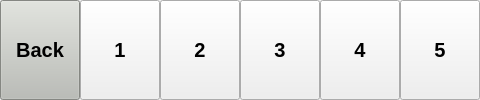
      <widget class="QWidget" name="numpadbar">
       <layout class="QHBoxLayout" name="horizontalLayout">
        <property name="spacing">
         <number>0</number>
        </property>
        <property name="leftMargin">
         <number>0</number>
        </property>
        <property name="topMargin">
         <number>0</number>
        </property>
        <property name="rightMargin">
         <number>0</number>
        </property>
        <property name="bottomMargin">
         <number>0</number>
        </property>
        <item>
         <layout class="QHBoxLayout" name="numpad_slots">
          <property name="spacing">
           <number>0</number>
          </property>
          <item>
           <widget class="QPushButton" name="numpad_back">
            <property name="sizePolicy">
             <sizepolicy hsizetype="Minimum" vsizetype="MinimumExpanding">
              <horstretch>0</horstretch>
              <verstretch>0</verstretch>
             </sizepolicy>
            </property>
            <property name="palette">
             <palette>
              <active>
               <colorrole role="WindowText">
                <brush brushstyle="SolidPattern">
                 <color alpha="255">
                  <red>0</red>
                  <green>0</green>
                  <blue>0</blue>
                 </color>
                </brush>
               </colorrole>
               <colorrole role="Button">
                <brush brushstyle="SolidPattern">
                 <color alpha="255">
                  <red>186</red>
                  <green>189</green>
                  <blue>182</blue>
                 </color>
                </brush>
               </colorrole>
               <colorrole role="Light">
                <brush brushstyle="SolidPattern">
                 <color alpha="255">
                  <red>255</red>
                  <green>255</green>
                  <blue>255</blue>
                 </color>
                </brush>
               </colorrole>
               <colorrole role="Midlight">
                <brush brushstyle="SolidPattern">
                 <color alpha="255">
                  <red>220</red>
                  <green>222</green>
                  <blue>218</blue>
                 </color>
                </brush>
               </colorrole>
               <colorrole role="Dark">
                <brush brushstyle="SolidPattern">
                 <color alpha="255">
                  <red>93</red>
                  <green>94</green>
                  <blue>91</blue>
                 </color>
                </brush>
               </colorrole>
               <colorrole role="Mid">
                <brush brushstyle="SolidPattern">
                 <color alpha="255">
                  <red>124</red>
                  <green>126</green>
                  <blue>121</blue>
                 </color>
                </brush>
               </colorrole>
               <colorrole role="Text">
                <brush brushstyle="SolidPattern">
                 <color alpha="255">
                  <red>0</red>
                  <green>0</green>
                  <blue>0</blue>
                 </color>
                </brush>
               </colorrole>
               <colorrole role="BrightText">
                <brush brushstyle="SolidPattern">
                 <color alpha="255">
                  <red>255</red>
                  <green>255</green>
                  <blue>255</blue>
                 </color>
                </brush>
               </colorrole>
               <colorrole role="ButtonText">
                <brush brushstyle="SolidPattern">
                 <color alpha="255">
                  <red>0</red>
                  <green>0</green>
                  <blue>0</blue>
                 </color>
                </brush>
               </colorrole>
               <colorrole role="Base">
                <brush brushstyle="SolidPattern">
                 <color alpha="255">
                  <red>255</red>
                  <green>255</green>
                  <blue>255</blue>
                 </color>
                </brush>
               </colorrole>
               <colorrole role="Window">
                <brush brushstyle="SolidPattern">
                 <color alpha="255">
                  <red>186</red>
                  <green>189</green>
                  <blue>182</blue>
                 </color>
                </brush>
               </colorrole>
               <colorrole role="Shadow">
                <brush brushstyle="SolidPattern">
                 <color alpha="255">
                  <red>0</red>
                  <green>0</green>
                  <blue>0</blue>
                 </color>
                </brush>
               </colorrole>
               <colorrole role="AlternateBase">
                <brush brushstyle="SolidPattern">
                 <color alpha="255">
                  <red>220</red>
                  <green>222</green>
                  <blue>218</blue>
                 </color>
                </brush>
               </colorrole>
               <colorrole role="ToolTipBase">
                <brush brushstyle="SolidPattern">
                 <color alpha="255">
                  <red>255</red>
                  <green>255</green>
                  <blue>220</blue>
                 </color>
                </brush>
               </colorrole>
               <colorrole role="ToolTipText">
                <brush brushstyle="SolidPattern">
                 <color alpha="255">
                  <red>0</red>
                  <green>0</green>
                  <blue>0</blue>
                 </color>
                </brush>
               </colorrole>
              </active>
              <inactive>
               <colorrole role="WindowText">
                <brush brushstyle="SolidPattern">
                 <color alpha="255">
                  <red>0</red>
                  <green>0</green>
                  <blue>0</blue>
                 </color>
                </brush>
               </colorrole>
               <colorrole role="Button">
                <brush brushstyle="SolidPattern">
                 <color alpha="255">
                  <red>186</red>
                  <green>189</green>
                  <blue>182</blue>
                 </color>
                </brush>
               </colorrole>
               <colorrole role="Light">
                <brush brushstyle="SolidPattern">
                 <color alpha="255">
                  <red>255</red>
                  <green>255</green>
                  <blue>255</blue>
                 </color>
                </brush>
               </colorrole>
               <colorrole role="Midlight">
                <brush brushstyle="SolidPattern">
                 <color alpha="255">
                  <red>220</red>
                  <green>222</green>
                  <blue>218</blue>
                 </color>
                </brush>
               </colorrole>
               <colorrole role="Dark">
                <brush brushstyle="SolidPattern">
                 <color alpha="255">
                  <red>93</red>
                  <green>94</green>
                  <blue>91</blue>
                 </color>
                </brush>
               </colorrole>
               <colorrole role="Mid">
                <brush brushstyle="SolidPattern">
                 <color alpha="255">
                  <red>124</red>
                  <green>126</green>
                  <blue>121</blue>
                 </color>
                </brush>
               </colorrole>
               <colorrole role="Text">
                <brush brushstyle="SolidPattern">
                 <color alpha="255">
                  <red>0</red>
                  <green>0</green>
                  <blue>0</blue>
                 </color>
                </brush>
               </colorrole>
               <colorrole role="BrightText">
                <brush brushstyle="SolidPattern">
                 <color alpha="255">
                  <red>255</red>
                  <green>255</green>
                  <blue>255</blue>
                 </color>
                </brush>
               </colorrole>
               <colorrole role="ButtonText">
                <brush brushstyle="SolidPattern">
                 <color alpha="255">
                  <red>0</red>
                  <green>0</green>
                  <blue>0</blue>
                 </color>
                </brush>
               </colorrole>
               <colorrole role="Base">
                <brush brushstyle="SolidPattern">
                 <color alpha="255">
                  <red>255</red>
                  <green>255</green>
                  <blue>255</blue>
                 </color>
                </brush>
               </colorrole>
               <colorrole role="Window">
                <brush brushstyle="SolidPattern">
                 <color alpha="255">
                  <red>186</red>
                  <green>189</green>
                  <blue>182</blue>
                 </color>
                </brush>
               </colorrole>
               <colorrole role="Shadow">
                <brush brushstyle="SolidPattern">
                 <color alpha="255">
                  <red>0</red>
                  <green>0</green>
                  <blue>0</blue>
                 </color>
                </brush>
               </colorrole>
               <colorrole role="AlternateBase">
                <brush brushstyle="SolidPattern">
                 <color alpha="255">
                  <red>220</red>
                  <green>222</green>
                  <blue>218</blue>
                 </color>
                </brush>
               </colorrole>
               <colorrole role="ToolTipBase">
                <brush brushstyle="SolidPattern">
                 <color alpha="255">
                  <red>255</red>
                  <green>255</green>
                  <blue>220</blue>
                 </color>
                </brush>
               </colorrole>
               <colorrole role="ToolTipText">
                <brush brushstyle="SolidPattern">
                 <color alpha="255">
                  <red>0</red>
                  <green>0</green>
                  <blue>0</blue>
                 </color>
                </brush>
               </colorrole>
              </inactive>
              <disabled>
               <colorrole role="WindowText">
                <brush brushstyle="SolidPattern">
                 <color alpha="255">
                  <red>93</red>
                  <green>94</green>
                  <blue>91</blue>
                 </color>
                </brush>
               </colorrole>
               <colorrole role="Button">
                <brush brushstyle="SolidPattern">
                 <color alpha="255">
                  <red>186</red>
                  <green>189</green>
                  <blue>182</blue>
                 </color>
                </brush>
               </colorrole>
               <colorrole role="Light">
                <brush brushstyle="SolidPattern">
                 <color alpha="255">
                  <red>255</red>
                  <green>255</green>
                  <blue>255</blue>
                 </color>
                </brush>
               </colorrole>
               <colorrole role="Midlight">
                <brush brushstyle="SolidPattern">
                 <color alpha="255">
                  <red>220</red>
                  <green>222</green>
                  <blue>218</blue>
                 </color>
                </brush>
               </colorrole>
               <colorrole role="Dark">
                <brush brushstyle="SolidPattern">
                 <color alpha="255">
                  <red>93</red>
                  <green>94</green>
                  <blue>91</blue>
                 </color>
                </brush>
               </colorrole>
               <colorrole role="Mid">
                <brush brushstyle="SolidPattern">
                 <color alpha="255">
                  <red>124</red>
                  <green>126</green>
                  <blue>121</blue>
                 </color>
                </brush>
               </colorrole>
               <colorrole role="Text">
                <brush brushstyle="SolidPattern">
                 <color alpha="255">
                  <red>93</red>
                  <green>94</green>
                  <blue>91</blue>
                 </color>
                </brush>
               </colorrole>
               <colorrole role="BrightText">
                <brush brushstyle="SolidPattern">
                 <color alpha="255">
                  <red>255</red>
                  <green>255</green>
                  <blue>255</blue>
                 </color>
                </brush>
               </colorrole>
               <colorrole role="ButtonText">
                <brush brushstyle="SolidPattern">
                 <color alpha="255">
                  <red>93</red>
                  <green>94</green>
                  <blue>91</blue>
                 </color>
                </brush>
               </colorrole>
               <colorrole role="Base">
                <brush brushstyle="SolidPattern">
                 <color alpha="255">
                  <red>186</red>
                  <green>189</green>
                  <blue>182</blue>
                 </color>
                </brush>
               </colorrole>
               <colorrole role="Window">
                <brush brushstyle="SolidPattern">
                 <color alpha="255">
                  <red>186</red>
                  <green>189</green>
                  <blue>182</blue>
                 </color>
                </brush>
               </colorrole>
               <colorrole role="Shadow">
                <brush brushstyle="SolidPattern">
                 <color alpha="255">
                  <red>0</red>
                  <green>0</green>
                  <blue>0</blue>
                 </color>
                </brush>
               </colorrole>
               <colorrole role="AlternateBase">
                <brush brushstyle="SolidPattern">
                 <color alpha="255">
                  <red>186</red>
                  <green>189</green>
                  <blue>182</blue>
                 </color>
                </brush>
               </colorrole>
               <colorrole role="ToolTipBase">
                <brush brushstyle="SolidPattern">
                 <color alpha="255">
                  <red>255</red>
                  <green>255</green>
                  <blue>220</blue>
                 </color>
                </brush>
               </colorrole>
               <colorrole role="ToolTipText">
                <brush brushstyle="SolidPattern">
                 <color alpha="255">
                  <red>0</red>
                  <green>0</green>
                  <blue>0</blue>
                 </color>
                </brush>
               </colorrole>
              </disabled>
             </palette>
            </property>
            <property name="font">
             <font>
              <pointsize>15</pointsize>
              <weight>75</weight>
              <bold>true</bold>
             </font>
            </property>
            <property name="text">
             <string>Back</string>
            </property>
           </widget>
          </item>
          <item>
           <widget class="QPushButton" name="numpad_01">
            <property name="sizePolicy">
             <sizepolicy hsizetype="Minimum" vsizetype="MinimumExpanding">
              <horstretch>0</horstretch>
              <verstretch>0</verstretch>
             </sizepolicy>
            </property>
            <property name="font">
             <font>
              <pointsize>15</pointsize>
              <weight>75</weight>
              <bold>true</bold>
             </font>
            </property>
            <property name="text">
             <string>1</string>
            </property>
           </widget>
          </item>
          <item>
           <widget class="QPushButton" name="numpad_23">
            <property name="sizePolicy">
             <sizepolicy hsizetype="Minimum" vsizetype="MinimumExpanding">
              <horstretch>0</horstretch>
              <verstretch>0</verstretch>
             </sizepolicy>
            </property>
            <property name="font">
             <font>
              <pointsize>15</pointsize>
              <weight>75</weight>
              <bold>true</bold>
             </font>
            </property>
            <property name="text">
             <string>2</string>
            </property>
           </widget>
          </item>
          <item>
           <widget class="QPushButton" name="numpad_45">
            <property name="sizePolicy">
             <sizepolicy hsizetype="Minimum" vsizetype="MinimumExpanding">
              <horstretch>0</horstretch>
              <verstretch>0</verstretch>
             </sizepolicy>
            </property>
            <property name="font">
             <font>
              <pointsize>15</pointsize>
              <weight>75</weight>
              <bold>true</bold>
             </font>
            </property>
            <property name="text">
             <string>3</string>
            </property>
           </widget>
          </item>
          <item>
           <widget class="QPushButton" name="numpad_67">
            <property name="sizePolicy">
             <sizepolicy hsizetype="Minimum" vsizetype="MinimumExpanding">
              <horstretch>0</horstretch>
              <verstretch>0</verstretch>
             </sizepolicy>
            </property>
            <property name="font">
             <font>
              <pointsize>15</pointsize>
              <weight>75</weight>
              <bold>true</bold>
             </font>
            </property>
            <property name="text">
             <string>4</string>
            </property>
           </widget>
          </item>
          <item>
           <widget class="QPushButton" name="numpad_89">
            <property name="sizePolicy">
             <sizepolicy hsizetype="Minimum" vsizetype="MinimumExpanding">
              <horstretch>0</horstretch>
              <verstretch>0</verstretch>
             </sizepolicy>
            </property>
            <property name="font">
             <font>
              <pointsize>15</pointsize>
              <weight>75</weight>
              <bold>true</bold>
             </font>
            </property>
            <property name="text">
             <string>5</string>
            </property>
           </widget>
          </item>
         </layout>
        </item>
       </layout>
      </widget>
